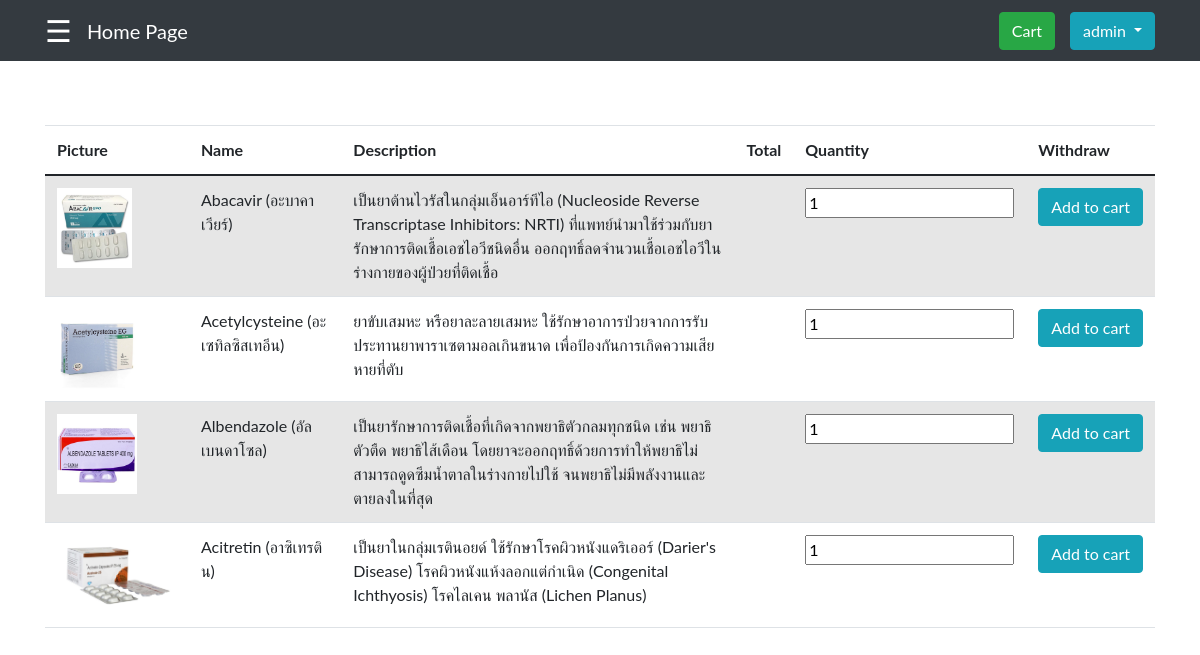
The app's page /Mainuser.php (signed in) with its own data.
### tables this page shows
CREATE TABLE `tbl_med` (
  `MedId` int(11) NOT NULL,
  `TypeId` int(11) DEFAULT NULL,
  `CateId` int(11) DEFAULT NULL,
  `VolumnId` int(11) DEFAULT NULL,
  `UnitId` int(11) DEFAULT NULL,
  `MedName` varchar(255) DEFAULT NULL,
  `MedPack` varchar(255) DEFAULT NULL,
  `MedPrice` varchar(255) DEFAULT NULL,
  `MedDes` varchar(255) DEFAULT NULL,
  `MedIndi` varchar(255) DEFAULT NULL,
  `MedExp` varchar(255) DEFAULT NULL,
  `MedLow` int(11) DEFAULT NULL,
  `MedTotal` int(11) DEFAULT NULL,
  `MedPoint` int(11) DEFAULT NULL,
  `MedPath` varchar(255) DEFAULT NULL
);

### Mainuser.php (the view, shortened to what this page needs)
<?php
     include('Connect.php');
?>
<!DOCTYPE html>
<html lang="en">
<head>
    <nav class="navbar navbar-expand-sm navbar-dark bg-dark">
            <div class="container">
                <div style='margin-right: 15px'>
                    <?php
                    include('slidebaruser.php');
                    ?>
                <div>
                  <a href="Mainuser.php" class="navbar-brand">Home Page</a>
                </div>
                <div id="navbar1" class="collapse navbar-collapse" style='justify-content: end;'>
                    <div class="dropdown">
                        <div id="navbar1" class="collapse navbar-collapse">
                            <ul class="navbar-nav ms-auto">
                                <li class="nav-item" style='margin-right: 15px;'>
                                    <td><a href="cartuser.php" class ="btn btn-success">Cart</a></td>
                                </li>
                                <button class="btn btn-info  dropdown-toggle" type="button" id="dropdownMenuButton" data-toggle="dropdown" aria-haspopup="true" aria-expanded="false"
                                ><?php echo $_SESSION['StaffName'] ?>
                                </button>
                            </ul>
                        </div>
                    </div>
                </div>
</head>
<body>
    <div class="container-sm">
        <table class="table table-striped" style='margin-top:4rem;'>
            <thead>
                <tr>
                    <th>Picture</th>
                    <th>Name</th>
                    <th>Description</th>
                    <th>Total</th>
                    <th>Quantity</th>
                    <th>Withdraw</th>
                </tr>
            </thead>
            <tbody>
                <?php
                        $sql = 'SELECT * FROM tbl_med';
                        $result = $conn->query($sql);
                        $data = array();
                        while($row = $result->fetch_assoc()) {
                            $data[] = $row;
                        }
                        foreach($data as $key => $Med){
                ?>
                    <tr>
                        <form action = "cartuser.php" method="post">
                        <td><?php echo '<img src="upload/'.$Med['MedPath'].'" height = "80" widht = "80"/>';?></td>
                        <td><?php echo $Med["MedName"]; ?></td>
                        <td><?php echo $Med["MedDes"]; ?></td>
                        <td><?php echo $sum; ?></td>
                        <td><input type="number" name="quantity" min="1" max="<?php echo $sum; ?>" value= "1"></td>
                        <td><input type="submit" class = "btn btn-info" value = "Add to cart"></td>
                        </form>
                    </tr>
                    <?php } ?>
            </tbody>
        </table>
    </div>
</body>
</html>

### slidebaruser.php (style rules this page uses)
body { font-family: "Lato", sans-serif; }

### records on screen
tbl_med: MedPath (picture), MedName "Abacavir (อะบาคาเวียร์)", MedDes "เป็นยาต้านไวรัสในกลุ่มเอ็นอาร์ทีไอ (Nucleoside Reverse Transcriptase Inhibitors: NRTI) ที่แพทย์นำมาใช้ร่วมกับยารักษาการติดเชื้อเอชไอวีชนิดอื่น ออกฤทธิ์ลดจำนวนเชื้อเอชไอวีในร่างกายของผู้ป่วยที่ติดเชื้อ"
tbl_med: MedPath (picture), MedName "Acetylcysteine (อะเซทิลซิสเทอีน)", MedDes "ยาขับเสมหะ หรือยาละลายเสมหะ ใช้รักษาอาการป่วยจากการรับประทานยาพาราเซตามอลเกินขนาด เพื่อป้องกันการเกิดความเสียหายที่ตับ"
tbl_med: MedPath (picture), MedName "Albendazole (อัลเบนดาโซล)", MedDes "เป็นยารักษาการติดเชื้อที่เกิดจากพยาธิตัวกลมทุกชนิด เช่น พยาธิตัวตืด พยาธิไส้เดือน โดยยาจะออกฤทธิ์ด้วยการทำให้พยาธิไม่สามารถดูดซึมน้ำตาลในร่างกายไปใช้ จนพยาธิไม่มีพลังงานและตายลงในที่สุด"
tbl_med: MedPath (picture), MedName "Acitretin (อาซิเทรติน)", MedDes "เป็นยาในกลุ่มเรตินอยด์ ใช้รักษาโรคผิวหนังแดริเออร์ (Darier's Disease) โรคผิวหนังแห้งลอกแต่กำเนิด (Congenital Ichthyosis) โรคไลเคน พลานัส (Lichen Planus)"

### other values on screen
$_SESSION['StaffName'] "admin"
